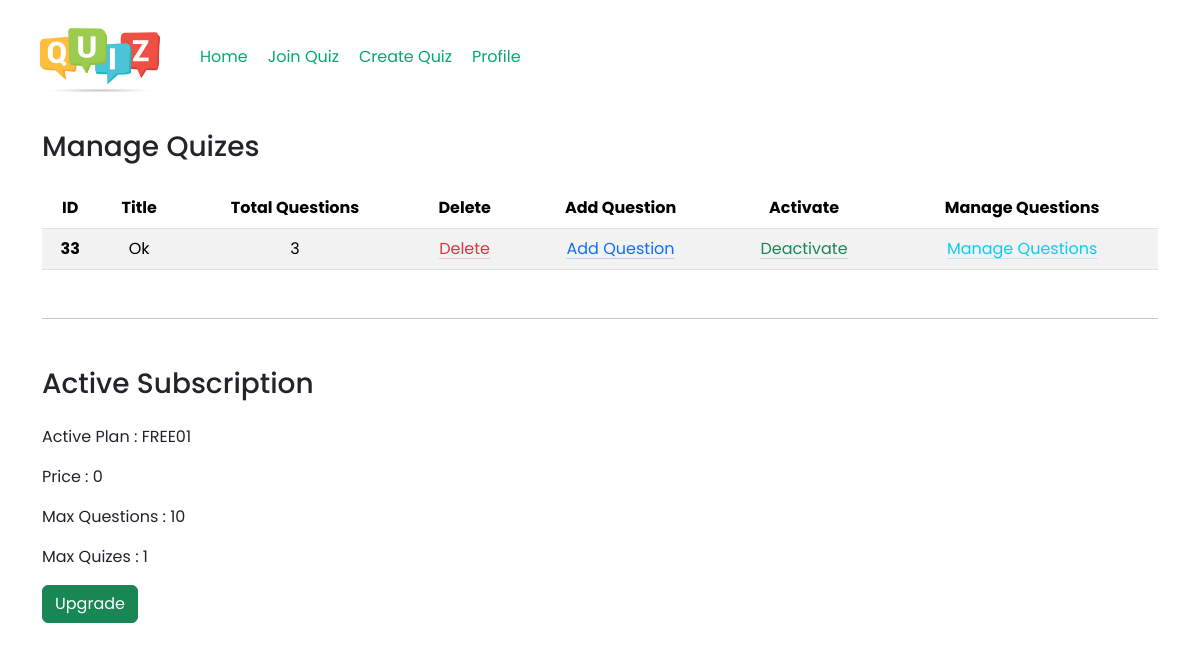
The page /quiz/dashboard/ (signed in) on the database its author committed.
### quiz/models.py (models this page shows)
class Quiz(models.Model):
    id = models.AutoField(primary_key=True, null=False, unique=True)
    quiz_name = models.CharField(max_length=40)
    no_of_questions = models.IntegerField()
    created_on = models.DateTimeField(default=datetime.datetime.now())
    is_active = models.BooleanField(default=False)
    created_by = models.ForeignKey(to=Subscriber, on_delete=models.CASCADE)
    def __str__(self) -> str:
        return f"{self.id} - {self.quiz_name}"

### subscription/models.py (models this page shows, shortened)
class Subscription(models.Model):
    subId = models.CharField(max_length=10,primary_key=True)
    price = models.IntegerField()
    max_questions = models.IntegerField()
    max_quizes = models.IntegerField()

### quiz/views.py (the view)
# urls.py: path('dashboard/', views.dashboard, name="QuizDashboard"),
def dashboard(request):
    context = {}
    context['loggedIn'] = checkLoggedIn(request)
    context['user'] = getUser(request)
    quizes = Quiz.objects.filter(created_by=Subscriber.objects.filter(
        email=getUserEmail(request)).first())
    print(quizes)
    context['quizes'] = quizes
    context['subscription'] = quizes[0].created_by.active_subscription
    return render(request, 'quizTemplates/dashboard.html', context=context)

### authentication/views.py (called while the page is built)
def getUser(request):
    try:
        if (request.session["loggedIn"]):
            return request.session['userName']
    except Exception as e:
        return None

def getUserEmail(request):
    try:
        if (request.session["loggedIn"]):
            return request.session['userEmail']
    except Exception as e:
        return None

def checkLoggedIn(request):
    try:
        if request.session["loggedIn"] == True:
            return True
        else:
            return False
    except Exception as e:
        return False

### templates/quizTemplates/dashboard.html (shortened to what this page needs)
{% extends '../base.html' %} {% load static %}  {% block css %}
<link
  href="https://cdn.jsdelivr.net/npm/bootstrap@5.3.3/dist/css/bootstrap.min.css"
  rel="stylesheet"
/>
{% endblock %} {% block body %}
<div class="container">
  <h3>Manage Quizes</h3>
  <table class="table table-striped my-4">
    <thead>
      <tr>
        <th class="text-center" scope="col">ID</th>
        <th class="text-center" scope="col">Title</th>
        <th class="text-center" scope="col">Total Questions</th>
        <th class="text-center" scope="col">Delete</th>
        <th class="text-center" scope="col">Add Question</th>
        <th class="text-center" scope="col">Activate</th>
        <th class="text-center" scope="col">Manage Questions</th>
      </tr>
    </thead>
    <tbody>
      {% for quiz in quizes %}
      <tr>
        <th class="text-center" scope="row">{{quiz.id}}</th>
        <td class="text-center">{{quiz.quiz_name}}</td>
        <td class="text-center">{{quiz.no_of_questions}}</td>
        <td class="text-center">
          <a
            href="/quiz/delete/{{quiz.id}}"
            class="link-danger link-offset-2 link-underline-opacity-25 link-underline-opacity-100-hover"
            >Delete</a
          >
        </td>
        <td class="text-center">
          <a
            href="/quiz/create/{{quiz.id}}/add/"
            class="link-primary link-offset-2 link-underline-opacity-25 link-underline-opacity-100-hover"
            >Add Question</a
          >
        </td>
        {% if quiz.is_active %}
        <td class="text-center">
          <a
            href="/quiz/deactivate/{{quiz.id}}/"
            class="link-success link-offset-2 link-underline-opacity-25 link-underline-opacity-100-hover"
            >Deactivate</a
          >
        </td>
        {% endif %}
        <td class="text-center">
          <a
            href="/quiz/manage/{{quiz.id}}/"
            class="link-info link-offset-2 link-underline-opacity-25 link-underline-opacity-100-hover"
            >Manage Questions</a
          >
        </td>
      </tr>
      {% endfor %}
    </tbody>
  </table>
  <hr class="mt-5">
  <div class="my-5">
    <h3 class="mb-4">Active Subscription</h3>
    <p>Active Plan : {{subscription.subId}}</p>
    <p>Price : {{subscription.price}}</p>
    <p>Max Questions : {{subscription.max_questions}}</p>
    <p>Max Quizes : {{subscription.max_quizes}}</p>
    <a href="/subscription/upgrade/" class="btn btn-success">Upgrade</a>
  </div>
</div>
{% endblock %}

### static/common.css (style rules this page uses)
* { margin: 0; padding: 0; box-sizing: border-box; font-family: 'Poppins', sans-serif; }

### rows shown on the page
Quiz: id "33", quiz_name "Ok", no_of_questions "3"
Subscription: subId "FREE01", price "0", max_questions "10", max_quizes "1"
